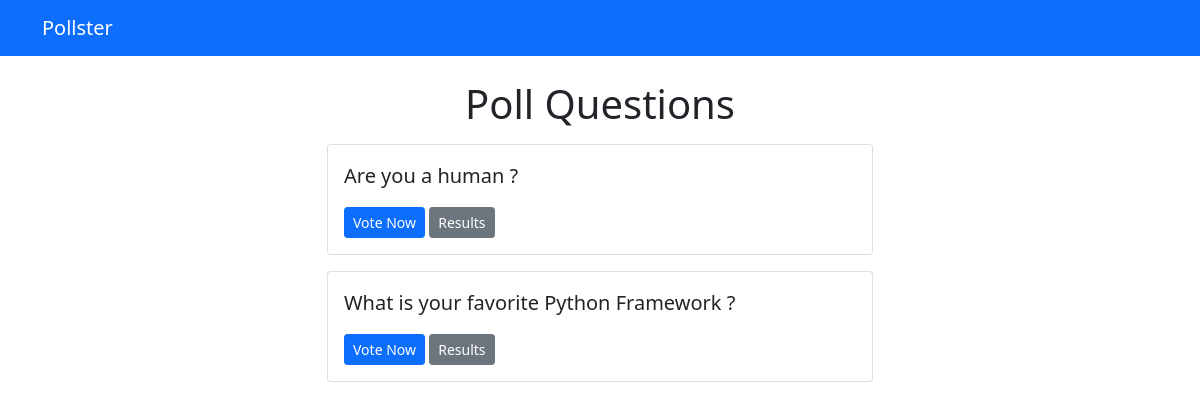
/polls/, run on an earlier commit of the app's database.
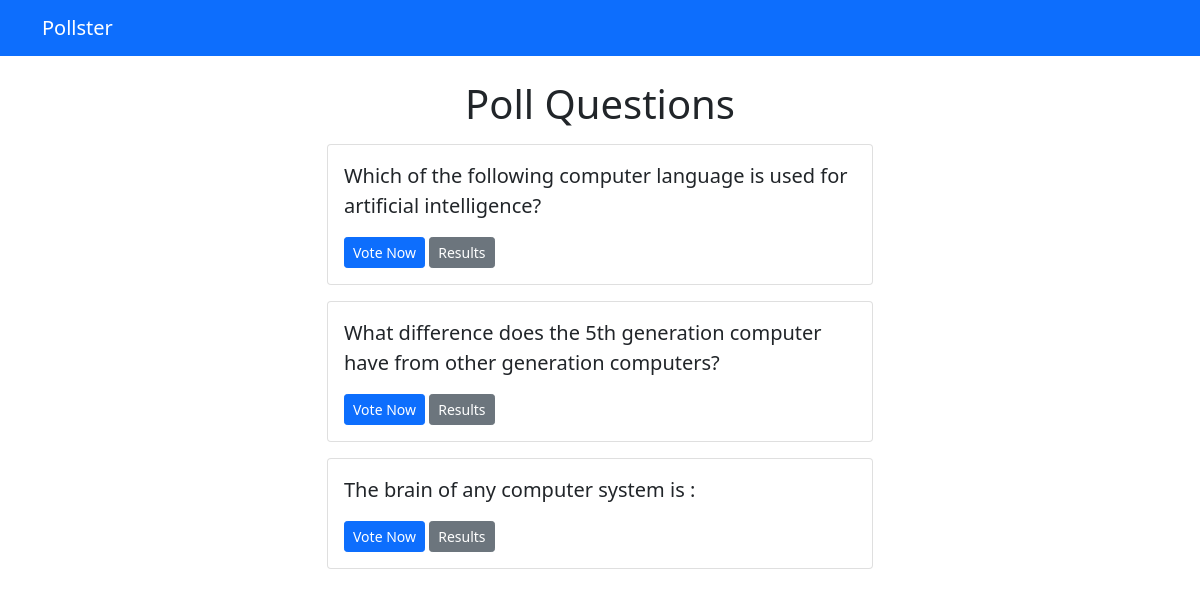
And on a later commit of the database.
### polls/models.py (models this page shows, shortened)
class Question(models.Model):
    question_text = models.CharField(max_length=200)
    pub_date = models.DateTimeField('date published')

### polls/views.py (the view)
# urls.py: path('', views.index, name='index')
def index(request):
    latest_question_list = Question.objects.order_by('-pub_date')[:5]
    context = {'latest_question_list': latest_question_list}
    return render(request, 'polls/index.html', context)

### templates/polls/index.html
{% extends 'base.html' %}
{% block content %}
    <h1 class="text-center mb-3">Poll Questions</h1>
    {% if latest_question_list %}
        {% for question in latest_question_list %}
            <div class="card mb-3">
                <div class="card-body">
                    <p class="lead">{{ question.question_text }}</p>
                    <a href="{% url 'polls:detail'  question.id %}" class="btn btn-primary btn-sm">
                        Vote Now
                    </a>
                    <a href="{% url 'polls:results'  question.id %}" class="btn btn-secondary btn-sm">
                        Results
                    </a>
                </div>
            </div>
        {% endfor %}
    {% else %}
        <p>No polls available</p>
    {% endif %}
{% endblock %}

### templates/base.html (shortened to what this page needs)
<!DOCTYPE html>
<html lang="en">
<head>
    <link href="https://cdn.jsdelivr.net/npm/bootstrap@5.0.0-beta1/dist/css/bootstrap.min.css" rel="stylesheet"
>
</head>
<body>
    {% include 'partials/_navbar.html' %}
    <div class="container">
        <div class="row">
            <div class="col-md-6 m-auto">
                {% block content %}{% endblock %}
            </div>
        </div>
    </div>
</body>
</html>

### templates/partials/_navbar.html
<nav class="navbar navbar-dark bg-primary mb-4">
	<div class="container">
		<a class="navbar-brand" href="/">Pollster</a>
	</div>
</nav>

What changed in the data, as far as the page shows it:
removed Question: question_text "Are you a human ?"
removed Question: question_text "What is your favorite Python Framework ?"
added Question: question_text "Which of the following computer language is used for artificial intelligence?"
added Question: question_text "What difference does the 5th generation computer have from other generation computers?"
added Question: question_text "The brain of any computer system is :"
